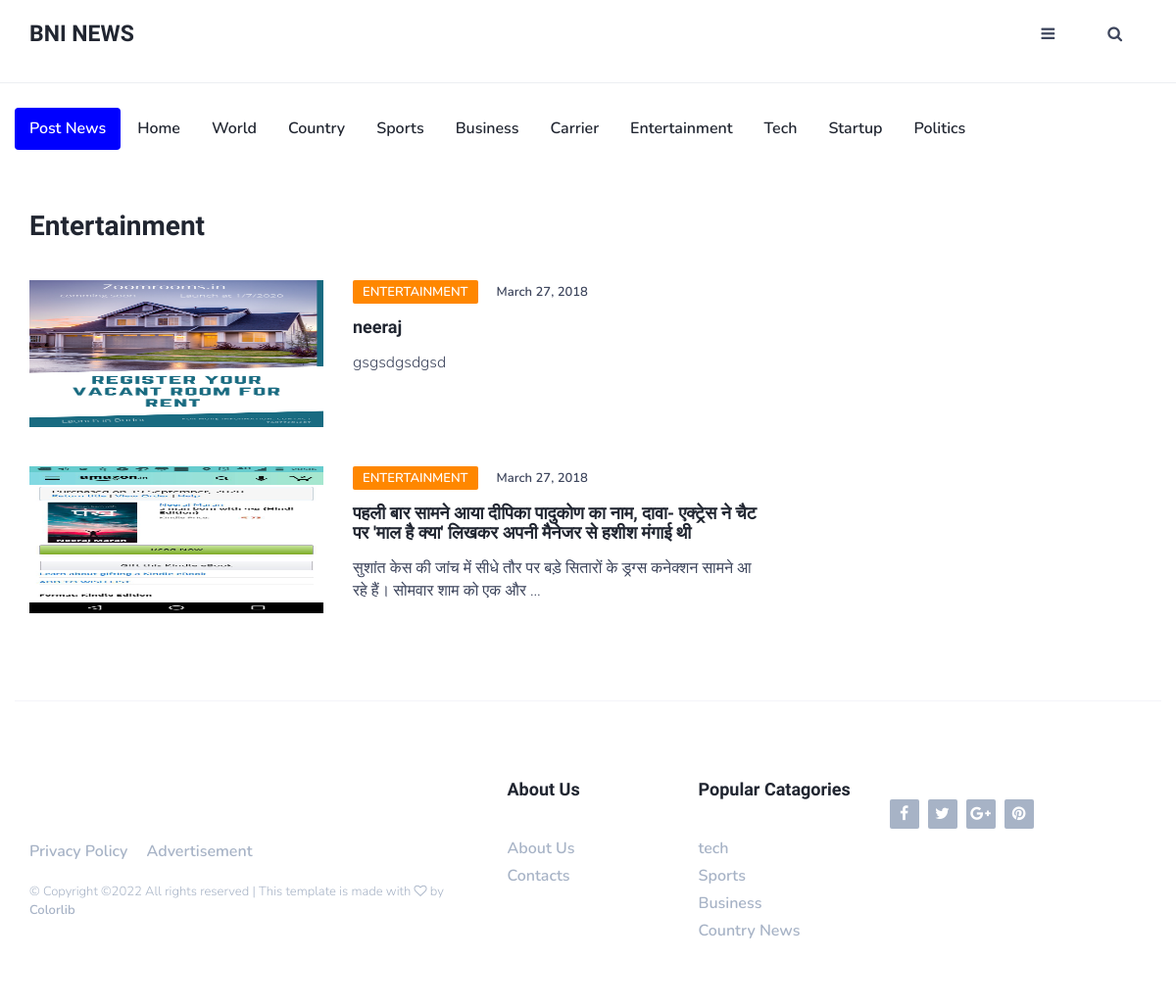
Page /category/Entertainment/ on the earlier database version.
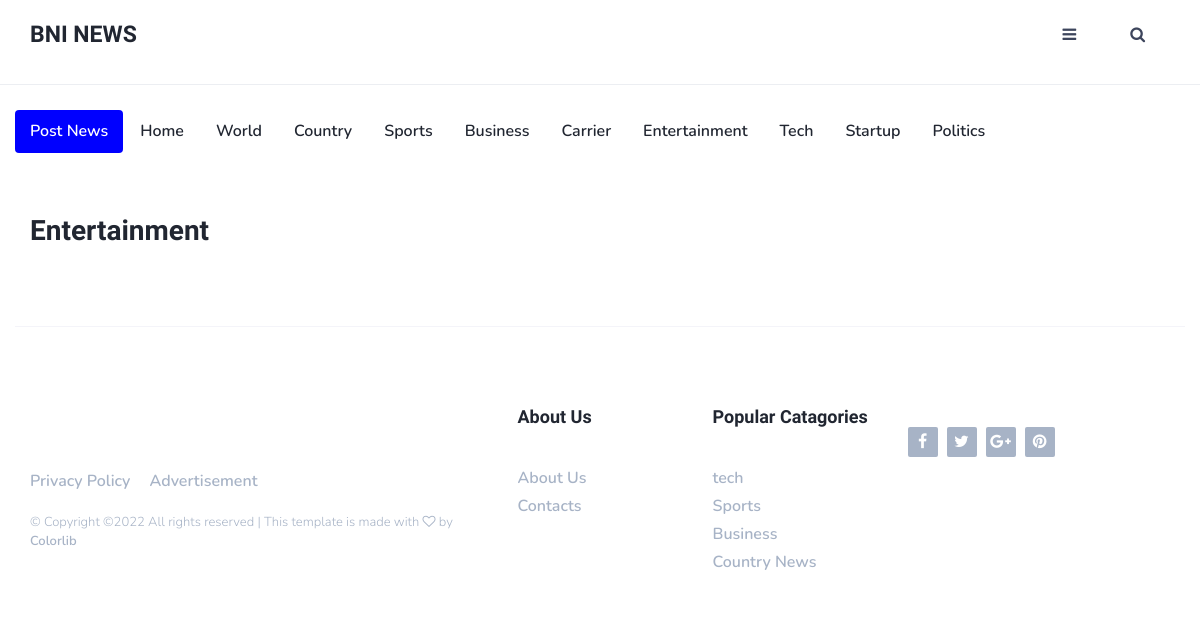
Same page on the later database version.
### news_app/models.py (models this page shows, shortened)
class Country(models.Model):
    author = models.ForeignKey(User, on_delete=models.CASCADE,default=1 )
    image = models.ImageField(upload_to='pics_country', null=True)
    heading = models.CharField(max_length=100)
    title=models.CharField(max_length=500)
    slug = models.SlugField(max_length=40, default=True)
    content = models.TextField()
    date_time = models.DateTimeField(default=datetime.datetime.now())
    category = models.CharField(max_length=20, choices=CATEGORY_CHOICES)

### news_app/views.py (the view)
# urls.py: path('category/<str:cats>/', CategoryView, name='category'),
def CategoryView(request, cats):
    category_posts = Country.objects.filter(category=cats)
    return render(request, 'news_app/categories.html', {'cats':cats, 'category_posts':category_posts})

### templates/news_app/categories.html
{% extends 'news_app/base.html'%}
{% block content %}
<div class="row">
    <div class="col-md-8">
        <div class="row">
            <div class="col-md-12">
                <div class="section-title">
                    <h2>{{cats}}</h2>
                </div>
            </div>
            {% for post in category_posts %}
            <div class="col-md-12">
                <div class="post post-row">
                    <a class="post-img" href=""><img src="{{ post.image.url }}" alt="" width='150px' height='150px'></a>
                    <div class="post-body">
                        <div class="post-meta">
                            <a class="post-category cat-2">{{post.category}}</a>
                            <span class="post-date">March 27, 2018</span>
                        </div>
                        <h3 class="post-title"><a href="{% url 'country-detail' post.pk %}">{{post.title}}</a></h3>
                        <p>{{post.content|truncatechars:100 }}</p>
                    </div>
                </div>
            </div>
            {% endfor %}
        </div>
    </div>
</div>
{% endblock %}

Differences in the rows shown:
removed Country: image (picture), category "ENTERTAINMENT", title "neeraj", content "gsgsdgsdgsd"
removed Country: image (picture), category "ENTERTAINMENT", title "पहली बार सामने आया दीपिका पादुकोण का नाम, दावा- एक्ट्रेस ने चैट पर 'माल है क्या' लिखकर अपनी मैनेजर से हशीश मंगाई थी", content "सुशांत केस की जांच में सीधे तौर पर बड़े सितारों के ड्रग्स कनेक्शन सामने आ रहे हैं। सोमवार शाम को एक और …"
